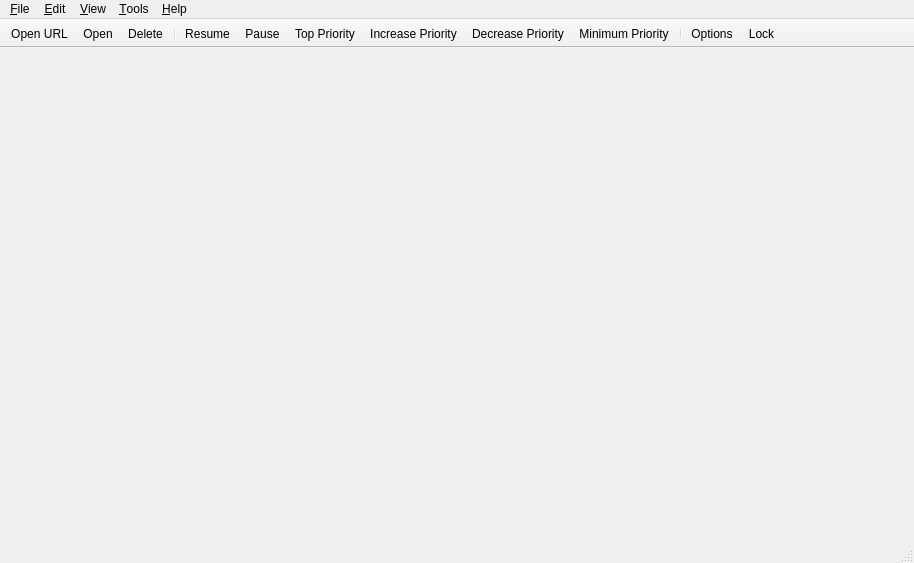
<?xml version="1.0" encoding="UTF-8"?>
<ui version="4.0">
 <class>MainWindow</class>
 <widget class="QMainWindow" name="MainWindow">
  <property name="geometry">
   <rect>
    <x>0</x>
    <y>0</y>
    <width>914</width>
    <height>563</height>
   </rect>
  </property>
  <property name="contextMenuPolicy">
   <enum>Qt::CustomContextMenu</enum>
  </property>
  <widget class="QWidget" name="centralWidget">
   <layout class="QVBoxLayout" name="centralWidgetLayout">
    <property name="leftMargin">
     <number>7</number>
    </property>
    <property name="topMargin">
     <number>3</number>
    </property>
    <property name="rightMargin">
     <number>5</number>
    </property>
    <property name="bottomMargin">
     <number>0</number>
    </property>
   </layout>
  </widget>
  <widget class="QMenuBar" name="menubar">
   <property name="geometry">
    <rect>
     <x>0</x>
     <y>0</y>
     <width>914</width>
     <height>28</height>
    </rect>
   </property>
   <widget class="QMenu" name="menuEdit">
    <property name="title">
     <string>&amp;Edit</string>
    </property>
    <addaction name="actionStart"/>
    <addaction name="actionPause"/>
    <addaction name="separator"/>
    <addaction name="actionDelete"/>
    <addaction name="actionTopPriority"/>
    <addaction name="actionIncreasePriority"/>
    <addaction name="actionDecreasePriority"/>
    <addaction name="actionBottomPriority"/>
   </widget>
   <widget class="QMenu" name="menuHelp">
    <property name="title">
     <string>&amp;Help</string>
    </property>
    <addaction name="actionDocumentation"/>
    <addaction name="actionCheckForUpdates"/>
    <addaction name="separator"/>
    <addaction name="actionDonateMoney"/>
    <addaction name="actionAbout"/>
   </widget>
   <widget class="QMenu" name="menuOptions">
    <property name="title">
     <string>&amp;Tools</string>
    </property>
    <widget class="QMenu" name="menuAutoShutdownOnDownloadsCompletion">
     <property name="title">
      <string>On Downloads &amp;Done</string>
     </property>
     <addaction name="actionAutoShutdownDisabled"/>
     <addaction name="actionAutoExit"/>
     <addaction name="actionAutoSuspend"/>
     <addaction name="actionAutoHibernate"/>
     <addaction name="actionAutoShutdown"/>
    </widget>
    <addaction name="actionCreateTorrent"/>
    <addaction name="separator"/>
    <addaction name="actionManageCookies"/>
    <addaction name="actionOptions"/>
    <addaction name="separator"/>
    <addaction name="menuAutoShutdownOnDownloadsCompletion"/>
   </widget>
   <widget class="QMenu" name="menuFile">
    <property name="title">
     <string>&amp;File</string>
    </property>
    <addaction name="actionOpen"/>
    <addaction name="actionDownloadFromURL"/>
    <addaction name="actionCloseWindow"/>
    <addaction name="separator"/>
    <addaction name="actionExit"/>
   </widget>
   <widget class="QMenu" name="menuView">
    <property name="title">
     <string>&amp;View</string>
    </property>
    <widget class="QMenu" name="menuLog">
     <property name="title">
      <string>&amp;Log</string>
     </property>
     <addaction name="actionExecutionLogs"/>
     <addaction name="separator"/>
     <addaction name="actionNormalMessages"/>
     <addaction name="actionInformationMessages"/>
     <addaction name="actionWarningMessages"/>
     <addaction name="actionCriticalMessages"/>
    </widget>
    <addaction name="separator"/>
    <addaction name="actionTopToolBar"/>
    <addaction name="actionShowStatusbar"/>
    <addaction name="actionSpeedInTitleBar"/>
    <addaction name="separator"/>
    <addaction name="actionSearchWidget"/>
    <addaction name="actionRSSReader"/>
    <addaction name="menuLog"/>
    <addaction name="separator"/>
    <addaction name="actionStatistics"/>
    <addaction name="separator"/>
    <addaction name="actionLock"/>
   </widget>
   <addaction name="menuFile"/>
   <addaction name="menuEdit"/>
   <addaction name="menuView"/>
   <addaction name="menuOptions"/>
   <addaction name="menuHelp"/>
  </widget>
  <widget class="QToolBar" name="toolBar">
   <property name="movable">
    <bool>false</bool>
   </property>
   <property name="orientation">
    <enum>Qt::Horizontal</enum>
   </property>
   <property name="toolButtonStyle">
    <enum>Qt::ToolButtonFollowStyle</enum>
   </property>
   <property name="floatable">
    <bool>false</bool>
   </property>
   <attribute name="toolBarArea">
    <enum>TopToolBarArea</enum>
   </attribute>
   <attribute name="toolBarBreak">
    <bool>false</bool>
   </attribute>
   <addaction name="actionDownloadFromURL"/>
   <addaction name="actionOpen"/>
   <addaction name="actionDelete"/>
   <addaction name="separator"/>
   <addaction name="actionStart"/>
   <addaction name="actionPause"/>
   <addaction name="actionTopPriority"/>
   <addaction name="actionIncreasePriority"/>
   <addaction name="actionDecreasePriority"/>
   <addaction name="actionBottomPriority"/>
   <addaction name="separator"/>
   <addaction name="actionOptions"/>
   <addaction name="actionLock"/>
  </widget>
  <widget class="QStatusBar" name="statusBar"/>
  <action name="actionOpen">
   <property name="text">
    <string>&amp;Add Torrent File...</string>
   </property>
   <property name="iconText">
    <string>Open</string>
   </property>
  </action>
  <action name="actionExit">
   <property name="text">
    <string>E&amp;xit</string>
   </property>
  </action>
  <action name="actionOptions">
   <property name="text">
    <string>&amp;Options...</string>
   </property>
  </action>
  <action name="actionAbout">
   <property name="text">
    <string>&amp;About</string>
   </property>
  </action>
  <action name="actionStart">
   <property name="text">
    <string>&amp;Resume</string>
   </property>
  </action>
  <action name="actionPause">
   <property name="text">
    <string>&amp;Pause</string>
   </property>
  </action>
  <action name="actionDelete">
   <property name="text">
    <string>&amp;Delete</string>
   </property>
  </action>
  <action name="actionDownloadFromURL">
   <property name="text">
    <string>Add Torrent &amp;Link...</string>
   </property>
   <property name="iconText">
    <string>Open URL</string>
   </property>
  </action>
  <action name="actionCreateTorrent">
   <property name="text">
    <string>Torrent &amp;Creator</string>
   </property>
  </action>
  <action name="actionSetUploadLimit">
   <property name="text">
    <string>Set Upload Limit...</string>
   </property>
  </action>
  <action name="actionSetDownloadLimit">
   <property name="text">
    <string>Set Download Limit...</string>
   </property>
  </action>
  <action name="actionDocumentation">
   <property name="text">
    <string>&amp;Documentation</string>
   </property>
  </action>
  <action name="actionSetGlobalDownloadLimit">
   <property name="text">
    <string>Set Global Download Limit...</string>
   </property>
  </action>
  <action name="actionSetGlobalUploadLimit">
   <property name="text">
    <string>Set Global Upload Limit...</string>
   </property>
  </action>
  <action name="actionBottomPriority">
   <property name="text">
    <string>Minimum Priority</string>
   </property>
   <property name="visible">
    <bool>true</bool>
   </property>
  </action>
  <action name="actionTopPriority">
   <property name="text">
    <string>Top Priority</string>
   </property>
   <property name="visible">
    <bool>true</bool>
   </property>
  </action>
  <action name="actionDecreasePriority">
   <property name="text">
    <string>Decrease Priority</string>
   </property>
   <property name="visible">
    <bool>true</bool>
   </property>
  </action>
  <action name="actionIncreasePriority">
   <property name="text">
    <string>Increase Priority</string>
   </property>
   <property name="visible">
    <bool>true</bool>
   </property>
  </action>
  <action name="actionUseAlternativeSpeedLimits">
   <property name="checkable">
    <bool>true</bool>
   </property>
   <property name="text">
    <string>Alternative Speed Limits</string>
   </property>
   <property name="toolTip">
    <string>Alternative Speed Limits</string>
   </property>
  </action>
  <action name="actionTopToolBar">
   <property name="checkable">
    <bool>true</bool>
   </property>
   <property name="text">
    <string>&amp;Top Toolbar</string>
   </property>
   <property name="toolTip">
    <string>Display Top Toolbar</string>
   </property>
  </action>
  <action name="actionShowStatusbar">
   <property name="checkable">
    <bool>true</bool>
   </property>
   <property name="text">
    <string>Status &amp;Bar</string>
   </property>
  </action>
  <action name="actionSpeedInTitleBar">
   <property name="checkable">
    <bool>true</bool>
   </property>
   <property name="text">
    <string>S&amp;peed in Title Bar</string>
   </property>
   <property name="toolTip">
    <string>Show Transfer Speed in Title Bar</string>
   </property>
  </action>
  <action name="actionRSSReader">
   <property name="checkable">
    <bool>true</bool>
   </property>
   <property name="text">
    <string>&amp;RSS Reader</string>
   </property>
  </action>
  <action name="actionSearchWidget">
   <property name="checkable">
    <bool>true</bool>
   </property>
   <property name="text">
    <string>Search &amp;Engine</string>
   </property>
  </action>
  <action name="actionLock">
   <property name="text">
    <string>L&amp;ock qBittorrent</string>
   </property>
   <property name="iconText">
    <string>Lock</string>
   </property>
   <property name="shortcut">
    <string notr="true">Ctrl+L</string>
   </property>
  </action>
  <action name="actionDonateMoney">
   <property name="text">
    <string>Do&amp;nate!</string>
   </property>
   <property name="toolTip">
    <string>If you like qBittorrent, please donate!</string>
   </property>
  </action>
  <action name="actionAutoExit">
   <property name="checkable">
    <bool>true</bool>
   </property>
   <property name="text">
    <string>&amp;Exit qBittorrent</string>
   </property>
  </action>
  <action name="actionAutoSuspend">
   <property name="checkable">
    <bool>true</bool>
   </property>
   <property name="text">
    <string>&amp;Suspend System</string>
   </property>
  </action>
  <action name="actionAutoHibernate">
   <property name="checkable">
    <bool>true</bool>
   </property>
   <property name="text">
    <string>&amp;Hibernate System</string>
   </property>
  </action>
  <action name="actionAutoShutdown">
   <property name="checkable">
    <bool>true</bool>
   </property>
   <property name="text">
    <string>S&amp;hutdown System</string>
   </property>
  </action>
  <action name="actionAutoShutdownDisabled">
   <property name="checkable">
    <bool>true</bool>
   </property>
   <property name="text">
    <string>&amp;Disabled</string>
   </property>
  </action>
  <action name="actionToggleVisibility">
   <property name="text">
    <string>Show</string>
   </property>
  </action>
  <action name="actionMinimize">
   <property name="text">
    <string notr="true">Minimize</string>
   </property>
  </action>
  <action name="actionStatistics">
   <property name="text">
    <string>&amp;Statistics</string>
   </property>
  </action>
  <action name="actionCheckForUpdates">
   <property name="text">
    <string>Check for Updates</string>
   </property>
   <property name="toolTip">
    <string>Check for Program Updates</string>
   </property>
  </action>
  <action name="actionManageCookies">
   <property name="text">
    <string>Manage Cookies...</string>
   </property>
   <property name="toolTip">
    <string>Manage stored network cookies</string>
   </property>
  </action>
  <action name="actionExecutionLogs">
   <property name="checkable">
    <bool>true</bool>
   </property>
   <property name="text">
    <string>Show</string>
   </property>
  </action>
  <action name="actionNormalMessages">
   <property name="checkable">
    <bool>true</bool>
   </property>
   <property name="text">
    <string>Normal Messages</string>
   </property>
  </action>
  <action name="actionInformationMessages">
   <property name="checkable">
    <bool>true</bool>
   </property>
   <property name="text">
    <string>Information Messages</string>
   </property>
  </action>
  <action name="actionWarningMessages">
   <property name="checkable">
    <bool>true</bool>
   </property>
   <property name="text">
    <string>Warning Messages</string>
   </property>
  </action>
  <action name="actionCriticalMessages">
   <property name="checkable">
    <bool>true</bool>
   </property>
   <property name="text">
    <string>Critical Messages</string>
   </property>
  </action>
  <action name="actionCloseWindow">
   <property name="text">
    <string>Close Window</string>
   </property>
  </action>
 </widget>
 <resources/>
 <connections/>
</ui>
